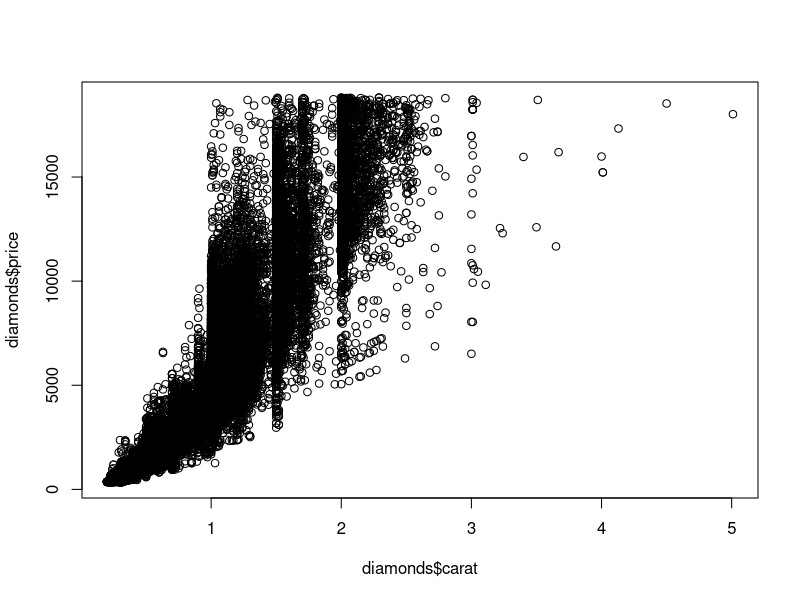
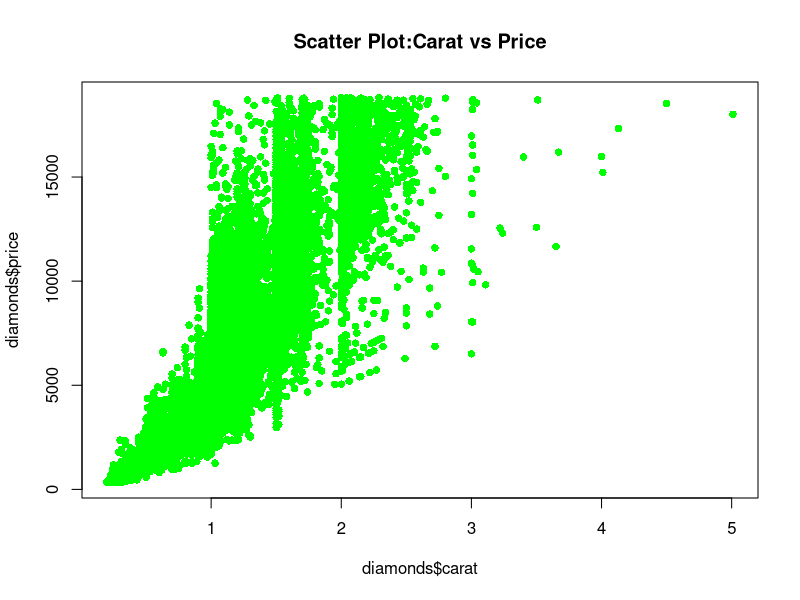
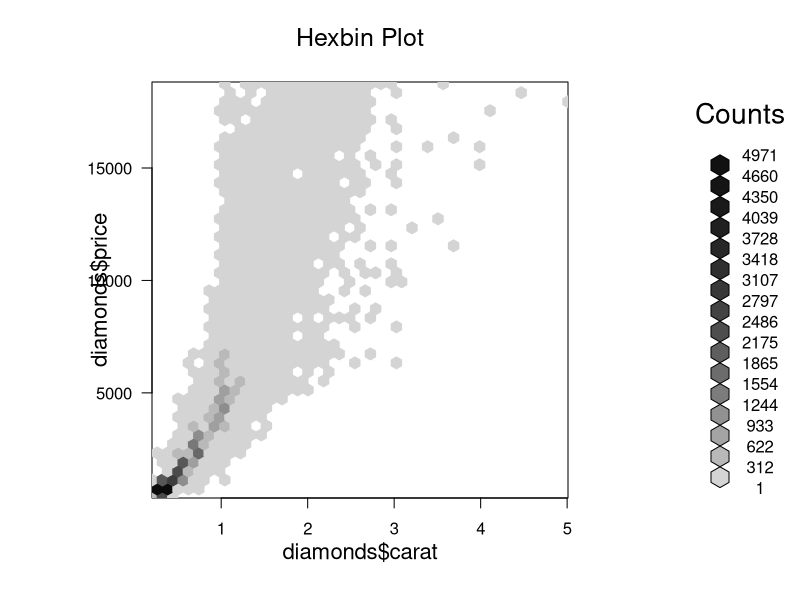
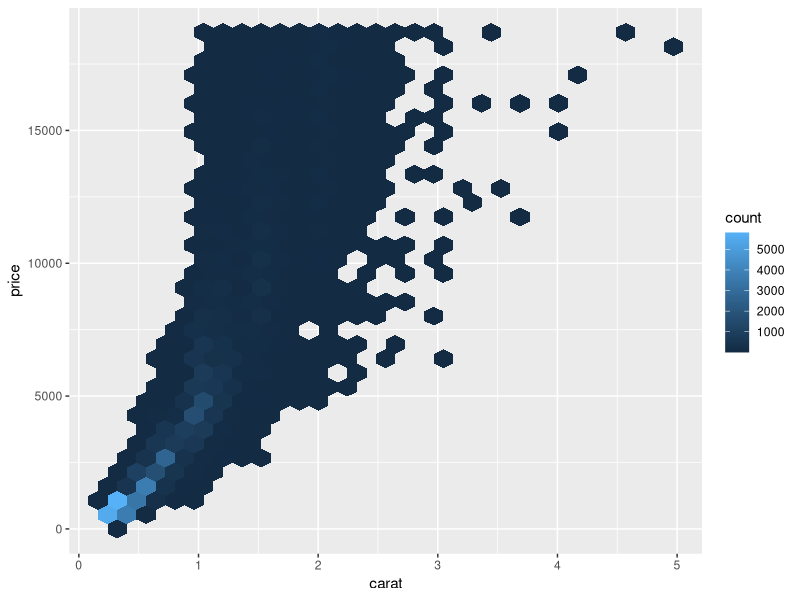
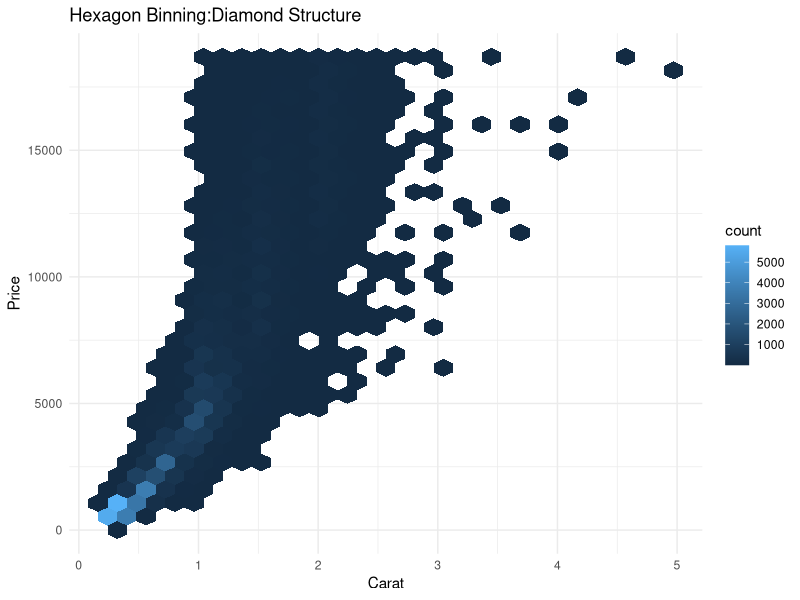
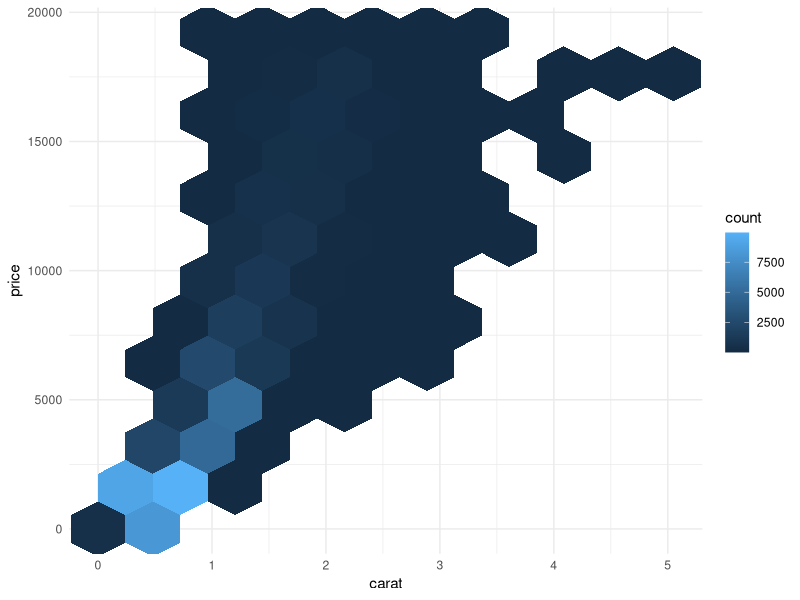
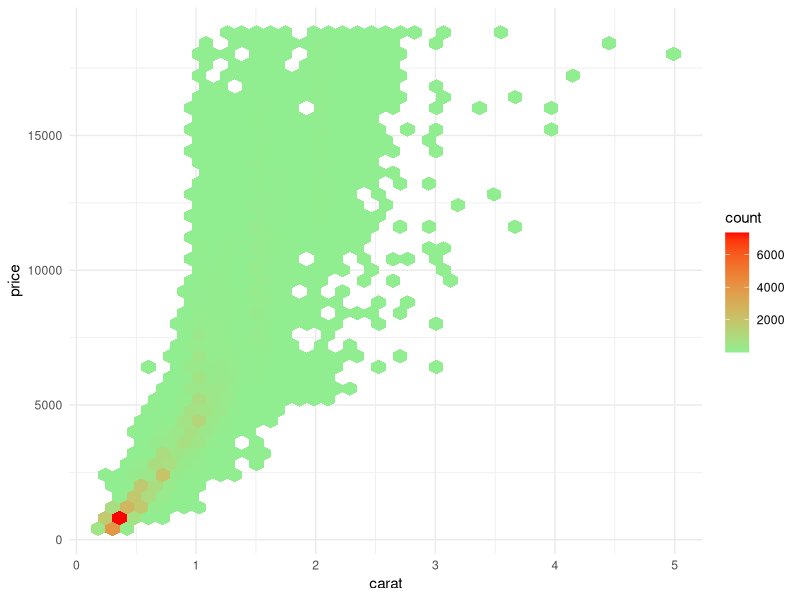
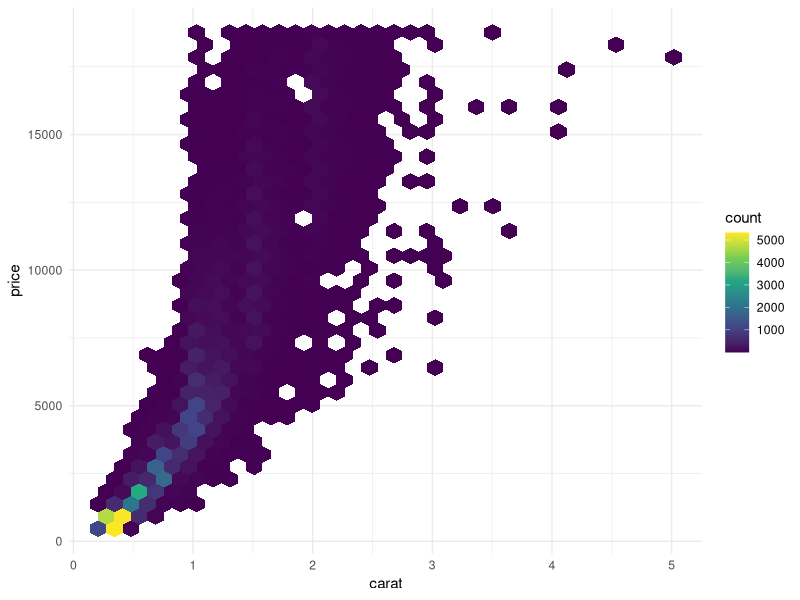

Source code (R) for these figures, in order:
data(diamonds)
data(package=.packages(all.available=TRUE))
library(ggplot2)
data(diamonds)
str(diamonds)
dim(diamonds)
?diamonds

#Very basic Scatter
plot(diamonds$carat,diamonds$price)

#Improved Scatter
plot(diamonds$carat,diamonds$price,col=rgb(0,1,0,1),pch=16,main="Scatter Plot:Carat vs Price")

#Hexbin using base R
install.packages('hexbin')
library(hexbin)
hb <-hexbin(diamonds$carat,diamonds$price,xbins=40)
plot(hb,main="Hexbin Plot")

#Basic Hexbin
ggplot(diamonds,aes(x=carat,y=price))+
  geom_hex()

#Labeled Hexbin Plot
ggplot(diamonds,aes(carat,price))+
  geom_hex()+
  labs(title="Hexagon Binning:Diamond Structure", x="Carat",y="Price")+
  theme_minimal()

#Control Hexagon Density

ggplot(diamonds,aes(carat,price))+
  geom_hex(bins=10)+
  theme_minimal()

#Add Color Palette(gardient)
ggplot(diamonds,aes(carat,price))+
  geom_hex(bins=40)+
  scale_fill_gradient(low="lightgreen",high="red")+
  theme_minimal()

#Color meaning:
#-Light->fewer diamonds
#-Dark->dense region

#Professional Palette(viridis)
ggplot(diamonds,aes(carat,price))+
  geom_hex(bins=35)+
  scale_fill_viridis_c()+
  theme_minimal()

#Add legend title
ggplot(diamonds,aes(carat,price))+
  geom_hex(bins=20)+
  scale_fill_viridis_c(name="Count")+
  labs(title="Density Structure of Diamonds", x="Carat",y="Price")+
  theme_minimal()

#Faceted Hexbin
ggplot(diamonds,aes(carat,price))+
  geom_hex()+
  scale_fill_viridis_c()+
  facet_wrap(~cut)+
  theme_minimal()

#Log scale hexbin
ggplot(diamonds,aes(carat,price))+
  geom_hex()+
  scale_fill_viridis_c()+
  scale_y_log10()+
  theme_minimal()











